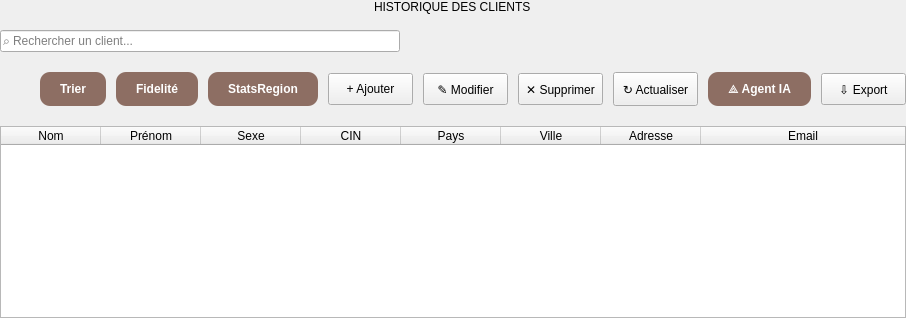
            <widget class="QWidget" name="clientPage">
             <layout class="QVBoxLayout" name="verticalLayout_8">
              <property name="spacing">
               <number>16</number>
              </property>
              <property name="leftMargin">
               <number>0</number>
              </property>
              <property name="topMargin">
               <number>0</number>
              </property>
              <property name="rightMargin">
               <number>0</number>
              </property>
              <property name="bottomMargin">
               <number>0</number>
              </property>
              <item alignment="Qt::AlignmentFlag::AlignHCenter">
               <widget class="QLabel" name="listTitle">
                <property name="text">
                 <string>HISTORIQUE DES CLIENTS</string>
                </property>
               </widget>
              </item>
              <item>
               <widget class="QLineEdit" name="searchBoxClient">
                <property name="minimumSize">
                 <size>
                  <width>400</width>
                  <height>0</height>
                 </size>
                </property>
                <property name="maximumSize">
                 <size>
                  <width>400</width>
                  <height>16777215</height>
                 </size>
                </property>
                <property name="placeholderText">
                 <string>⌕ Rechercher un client...</string>
                </property>
               </widget>
              </item>
              <item>
               <widget class="QWidget" name="clientButtonsWidget" native="true">
                <property name="minimumSize">
                 <size>
                  <width>0</width>
                  <height>42</height>
                 </size>
                </property>
                <property name="maximumSize">
                 <size>
                  <width>16777215</width>
                  <height>42</height>
                 </size>
                </property>
                <layout class="QHBoxLayout" name="horizontalLayout_6">
                 <property name="spacing">
                  <number>10</number>
                 </property>
                 <property name="leftMargin">
                  <number>0</number>
                 </property>
                 <property name="topMargin">
                  <number>0</number>
                 </property>
                 <property name="rightMargin">
                  <number>0</number>
                 </property>
                 <property name="bottomMargin">
                  <number>0</number>
                 </property>
                 <item>
                  <spacer name="horizontalSpacer_4">
                   <property name="orientation">
                    <enum>Qt::Orientation::Horizontal</enum>
                   </property>
                   <property name="sizeHint" stdset="0">
                    <size>
                     <width>40</width>
                     <height>20</height>
                    </size>
                   </property>
                  </spacer>
                 </item>
                 <item>
                  <widget class="QPushButton" name="btntrie">
                   <property name="styleSheet">
                    <string notr="true">QPushButton {
  background-color: #8D6E63;
  color: white;
  border: none;
  border-radius: 10px;
  padding: 10px 20px;
  font-family: Arial, sans-serif;
  font-size: 12px;
  font-weight: bold;
  text-align: center;
}

QPushButton:hover {
  background-color: #A98273;
}
</string>
                   </property>
                   <property name="text">
                    <string>Trier</string>
                   </property>
                  </widget>
                 </item>
                 <item>
                  <widget class="QPushButton" name="btnFidelityClassification">
                   <property name="styleSheet">
                    <string notr="true">QPushButton {
  background-color: #8D6E63;
  color: white;
  border: none;
  border-radius: 10px;
  padding: 10px 20px;
  font-family: Arial, sans-serif;
  font-size: 12px;
  font-weight: bold;
  text-align: center;
}

QPushButton:hover {
  background-color: #A98273;
}
</string>
                   </property>
                   <property name="text">
                    <string>Fidelité</string>
                   </property>
                  </widget>
                 </item>
                 <item>
                  <widget class="QPushButton" name="btnStatsByRegion">
                   <property name="styleSheet">
                    <string notr="true">QPushButton {
  background-color: #8D6E63;
  color: white;
  border: none;
  border-radius: 10px;
  padding: 10px 20px;
  font-family: Arial, sans-serif;
  font-size: 12px;
  font-weight: bold;
  text-align: center;
}

QPushButton:hover {
  background-color: #A98273;
}
</string>
                   </property>
                   <property name="text">
                    <string>StatsRegion</string>
                   </property>
                  </widget>
                 </item>
                 <item>
                  <widget class="QPushButton" name="btnAddClient">
                   <property name="minimumSize">
                    <size>
                     <width>85</width>
                     <height>32</height>
                    </size>
                   </property>
                   <property name="text">
                    <string>+ Ajouter</string>
                   </property>
                  </widget>
                 </item>
                 <item>
                  <widget class="QPushButton" name="btnEditClient">
                   <property name="minimumSize">
                    <size>
                     <width>85</width>
                     <height>32</height>
                    </size>
                   </property>
                   <property name="text">
                    <string>✎ Modifier</string>
                   </property>
                  </widget>
                 </item>
                 <item>
                  <widget class="QPushButton" name="btnDeleteClient">
                   <property name="minimumSize">
                    <size>
                     <width>85</width>
                     <height>32</height>
                    </size>
                   </property>
                   <property name="text">
                    <string>✕ Supprimer</string>
                   </property>
                  </widget>
                 </item>
                 <item>
                  <widget class="QPushButton" name="btnRefreshClient">
                   <property name="minimumSize">
                    <size>
                     <width>85</width>
                     <height>34</height>
                    </size>
                   </property>
                   <property name="text">
                    <string>↻ Actualiser</string>
                   </property>
                  </widget>
                 </item>
                 <item>
                  <widget class="QPushButton" name="btnhistorique">
                   <property name="styleSheet">
                    <string notr="true">QPushButton {
  background-color: #8D6E63;
  color: white;
  border: none;
  border-radius: 10px;
  padding: 10px 20px;
  font-family: Arial, sans-serif;
  font-size: 12px;
  font-weight: bold;
  text-align: center;
}

QPushButton:hover {
  background-color: #A98273;
}
</string>
                   </property>
                   <property name="text">
                    <string>⟁ Agent IA</string>
                   </property>
                  </widget>
                 </item>
                 <item>
                  <widget class="QPushButton" name="btnExportClient">
                   <property name="minimumSize">
                    <size>
                     <width>85</width>
                     <height>32</height>
                    </size>
                   </property>
                   <property name="text">
                    <string>⇩ Export</string>
                   </property>
                  </widget>
                 </item>
                </layout>
               </widget>
              </item>
              <item>
               <widget class="QTableWidget" name="clientTable">
                <property name="enabled">
                 <bool>true</bool>
                </property>
                <property name="editTriggers">
                 <set>QAbstractItemView::EditTrigger::NoEditTriggers</set>
                </property>
                <property name="alternatingRowColors">
                 <bool>true</bool>
                </property>
                <property name="selectionBehavior">
                 <enum>QAbstractItemView::SelectionBehavior::SelectRows</enum>
                </property>
                <property name="showGrid">
                 <bool>true</bool>
                </property>
                <property name="sortingEnabled">
                 <bool>true</bool>
                </property>
                <attribute name="horizontalHeaderStretchLastSection">
                 <bool>true</bool>
                </attribute>
                <column>
                 <property name="text">
                  <string>Nom</string>
                 </property>
                </column>
                <column>
                 <property name="text">
                  <string>Prénom</string>
                 </property>
                </column>
                <column>
                 <property name="text">
                  <string>Sexe</string>
                 </property>
                </column>
                <column>
                 <property name="text">
                  <string>CIN</string>
                 </property>
                </column>
                <column>
                 <property name="text">
                  <string>Pays</string>
                 </property>
                </column>
                <column>
                 <property name="text">
                  <string>Ville</string>
                 </property>
                </column>
                <column>
                 <property name="text">
                  <string>Adresse</string>
                 </property>
                </column>
                <column>
                 <property name="text">
                  <string>Email</string>
                 </property>
                </column>
               </widget>
              </item>
             </layout>
            </widget>
